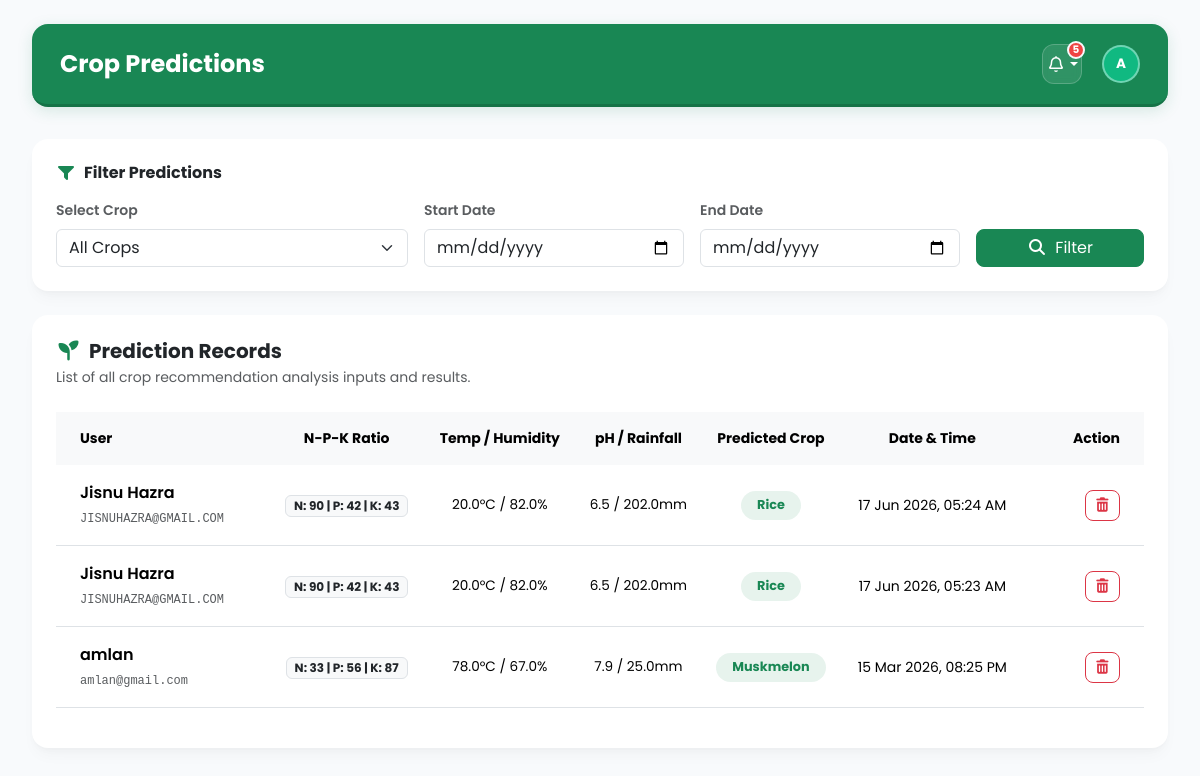
/admin_view_predictions/ (signed in), run on the app's committed database.
### recommender/models.py (models this page shows, shortened)
class Prediction(models.Model):
    user = models.ForeignKey(User, on_delete=models.CASCADE, related_name='predictions')
    N = models.FloatField()
    P = models.FloatField()
    K = models.FloatField()
    temperature = models.FloatField()
    humidity = models.FloatField()
    ph = models.FloatField()
    rainfall = models.FloatField()
    predicted_crop = models.CharField(max_length=15)
    created_at = models.DateTimeField(auto_now_add=True)
    class Meta:
        ordering = ['-created_at']

### recommender/views.py (the view)
# urls.py: path('admin_view_predictions/',admin_view_predictions,name='admin_view_predictions'),
@user_passes_test(is_staff, login_url='admin_login')
def admin_view_predictions(request):
    qs = Prediction.objects.select_related('user')
    crop = request.GET.get('crop')
    start = request.GET.get('start')
    end = request.GET.get('end')
    if crop:
        qs = qs.filter(predicted_crop__iexact=crop)
    d_start = parse_date(start) if start else None
    d_end = parse_date(end) if end else None
    if d_start:
        qs = qs.filter(created_at__date__gte=d_start)
    if d_end:
        qs = qs.filter(created_at__date__lte=d_end)
    qs = qs.order_by('-created_at')
    grouped_predictions = defaultdict(list)
    for p in qs:
        grouped_predictions[p.user].append(p)
    crops = (
        Prediction.objects
        .order_by('predicted_crop')
        .values_list('predicted_crop', flat=True)
        .distinct()
    )
    context = {
        "qs": qs,
        "grouped_predictions": grouped_predictions.items(),
        "crops": crops,
        "current_crop": crop,
        "start": start,
        "end": end,
    }
    return render(
        request,
        "admin_view_predictions.html",
        context
    )

### recommender/views.py (called while the page is built)
def is_staff(user):
    return user.is_authenticated and user.is_staff

### recommender/templates/admin_view_predictions.html (shortened to what this page needs)
{% extends 'admin_base.html' %}
{% load static %}
{% block page_title %}Crop Predictions{% endblock %}
{% block content %}
<div class="container-fluid p-0" style="animation: fadeIn 0.5s ease-in-out;">
    <div class="card dashboard-card border-0 mb-4">
        <div class="card-body p-4">
            <h6 class="fw-bold mb-3"><i class="fa-solid fa-filter text-success me-2"></i>Filter Predictions</h6>
            <form method="GET" action="{% url 'admin_view_predictions' %}" class="row g-3">
                <div class="col-md-4">
                    <label class="form-label small text-muted fw-semibold">Select Crop</label>
                    <select name="crop" class="form-select">
                        <option value="">All Crops</option>
                    </select>
                </div>
                <div class="col-md-3">
                    <label class="form-label small text-muted fw-semibold">Start Date</label>
                    <input type="date" name="start" value="{{ start|default:'' }}" class="form-control">
                </div>
                <div class="col-md-3">
                    <label class="form-label small text-muted fw-semibold">End Date</label>
                    <input type="date" name="end" value="{{ end|default:'' }}" class="form-control">
                </div>
                <div class="col-md-2 d-flex align-items-end">
                    <button type="submit" class="btn btn-success w-100 rounded-3">
                        <i class="fa-solid fa-magnifying-glass me-1"></i> Filter
                    </button>
                </div>
            </form>
        </div>
    </div>
    <div class="card dashboard-card border-0 mb-4">
        <div class="card-body p-4">
            <div class="d-flex align-items-center justify-content-between mb-4">
                <div>
                    <h5 class="fw-bold mb-1"><i class="fa-solid fa-seedling text-success me-2"></i>Prediction Records</h5>
                    <p class="text-muted small mb-0">List of all crop recommendation analysis inputs and results.</p>
                </div>
            </div>
            <div class="table-responsive">
                <table class="table table-hover align-middle">
                    <thead class="table-light text-muted small uppercase">
                        <tr>
                            <th class="border-0 px-4 py-3">User</th>
                            <th class="border-0 py-3 text-center">N-P-K Ratio</th>
                            <th class="border-0 py-3 text-center">Temp / Humidity</th>
                            <th class="border-0 py-3 text-center">pH / Rainfall</th>
                            <th class="border-0 py-3 text-center">Predicted Crop</th>
                            <th class="border-0 py-3 text-center">Date & Time</th>
                            <th class="border-0 px-4 py-3 text-end" style="width: 120px;">Action</th>
                        </tr>
                    </thead>
                    <tbody>
                        {% if qs %}
                            {% for p in qs %}
                                <tr>
                                    <td class="px-4 py-3">
                                        <div class="fw-semibold text-slate-800">{{ p.user.get_full_name|default:p.user.username }}</div>
                                        <span class="text-muted small font-monospace" style="font-size:0.75rem;">{{ p.user.username }}</span>
                                    </td>
                                    <td class="py-3 text-center">
                                        <span class="badge bg-light text-dark border px-2 py-1" style="font-size:0.75rem;">
                                            N: {{ p.N|floatformat:0 }} | P: {{ p.P|floatformat:0 }} | K: {{ p.K|floatformat:0 }}
                                        </span>
                                    </td>
                                    <td class="py-3 text-center text-slate-600" style="font-size: 0.85rem;">
                                        {{ p.temperature|floatformat:1 }}°C / {{ p.humidity|floatformat:1 }}%
                                    </td>
                                    <td class="py-3 text-center text-slate-600" style="font-size: 0.85rem;">
                                        {{ p.ph|floatformat:1 }} / {{ p.rainfall|floatformat:1 }}mm
                                    </td>
                                    <td class="py-3 text-center">
                                        <span class="badge bg-success bg-opacity-10 text-success fw-bold px-3 py-2 rounded-pill" style="font-size:0.8rem;">
                                            {{ p.predicted_crop|title }}
                                        </span>
                                    </td>
                                    <td class="py-3 text-center text-slate-500 small">
                                        {{ p.created_at|date:"d M Y, h:i A" }}
                                    </td>
                                    <td class="px-4 py-3 text-end">
                                        <a href="{% url 'admin_delete_prediction' p.id %}"
                                           class="btn btn-outline-danger btn-sm rounded-3"
                                           onclick="return confirm('Are you sure you want to delete this prediction?')">
                                            <i class="fa-solid fa-trash-can"></i>
                                        </a>
                                    </td>
                                </tr>
                            {% endfor %}
                        {% endif %}
                    </tbody>
                </table>
            </div>
        </div>
    </div>
</div>
{% endblock %}

### recommender/templates/admin_base.html (shortened to what this page needs)
<!DOCTYPE html>
{% load static %}
<html lang="en">
<head>
    <link href="https://cdn.jsdelivr.net/npm/bootstrap@5.3.8/dist/css/bootstrap.min.css" rel="stylesheet" />
    <link rel="stylesheet" href="https://cdnjs.cloudflare.com/ajax/libs/font-awesome/7.0.1/css/all.min.css" />
</head>
<body>
    <div class="main-content">
        <div class="header-bar">
            <div class="d-flex align-items-center">
                <h4 class="fw-bold mb-0">{% block page_title %}Dashboard{% endblock %}</h4>
            </div>
            <div class="header-actions">
                <div class="dropdown">
                    <div class="notification-btn dropdown-toggle" id="notifDropdown" data-bs-toggle="dropdown" aria-expanded="false" style="cursor: pointer;">
                        <i class="fa-regular fa-bell"></i>
                        <span class="notification-badge" id="notifBadge" style="display: none;">0</span>
                    </div>
                </div>
                <div class="d-flex align-items-center gap-2">
                    <div class="admin-avatar" style="width:38px; height:38px; font-size: 0.85rem; cursor: pointer; border: 2px solid rgba(255,255,255,0.4);" data-bs-toggle="offcanvas" data-bs-target="#adminDrawer">
                        {% if user.get_full_name %}
                            {{ user.first_name.0|upper }}{{ user.last_name.0|upper }}
                        {% else %}
                            AD
                        {% endif %}
                    </div>
                </div>
            </div>
        </div>
        {% block content %}{% endblock %}
    </div>
</body>
</html>

### recommender/templates/admin_base.html (style rules this page uses)
body { font-family: 'Poppins', sans-serif; background-color: #f8fafc; color: #1e293b; overflow-x: hidden; }
.admin-avatar { width: 40px; height: 40px; border-radius: 50%; background-color: #10b981; color: white; font-weight: bold; display: flex; align-items: center; justify-content: center; font-size: 0.95rem; }
.main-content { margin-left: 0; padding: 1.5rem 2rem; transition: all 0.3s ease; min-height: 100vh; display: flex; flex-direction: column; }
.header-bar { display: flex; align-items: center; justify-content: space-between; padding: 1.25rem 1.75rem; background: #198754; border-bottom: 3px solid #157347; margin-bottom: 2rem; border-radius: 1rem; box-shadow: 0 4px 15px rgba(25, 135, 84, 0.15); color: #ffffff; }
.header-bar h4 { color: #ffffff !important; }
.header-actions { display: flex; align-items: center; gap: 1.25rem; }
.notification-btn { background: rgba(255, 255, 255, 0.1); border: 1px solid rgba(255, 255, 255, 0.2); border-radius: 0.75rem; width: 40px; height: 40px; display: flex; align-items: center; justify-content: center; color: #ffffff; position: relative; cursor: pointer; transition: all 0.2s ease; backdrop-filter: blur(5px); }
.notification-badge { position: absolute; top: -4px; right: -4px; background-color: #ef4444; color: white; border-radius: 50%; font-size: 0.65rem; width: 18px; height: 18px; display: flex; align-items: center; justify-content: center; font-weight: bold; border: 2px solid #f8fafc; }
.dashboard-card { background-color: #ffffff; border-radius: 1rem; border: none; box-shadow: 0 4px 6px -1px rgba(0,0,0,0.02), 0 2px 4px -1px rgba(0,0,0,0.01), 0 10px 15px -3px rgba(0,0,0,0.03); transition: all 0.3s ease; }

### data on the page
Prediction: user.get_full_name "Jisnu Hazra", user.username "JISNUHAZRA@GMAIL.COM", N "90", P "42", K "43", temperature "20.0", humidity "82.0", ph "6.5", rainfall "202.0", predicted_crop "Rice", created_at "17 Jun 2026, 05:24 AM"
Prediction: user.get_full_name "Jisnu Hazra", user.username "JISNUHAZRA@GMAIL.COM", N "90", P "42", K "43", temperature "20.0", humidity "82.0", ph "6.5", rainfall "202.0", predicted_crop "Rice", created_at "17 Jun 2026, 05:23 AM"
Prediction: user.get_full_name "amlan", user.username "amlan@gmail.com", N "33", P "56", K "87", temperature "78.0", humidity "67.0", ph "7.9", rainfall "25.0", predicted_crop "Muskmelon", created_at "15 Mar 2026, 08:25 PM"

### other printed values
{{ user.first_name.0|upper }} "A"
